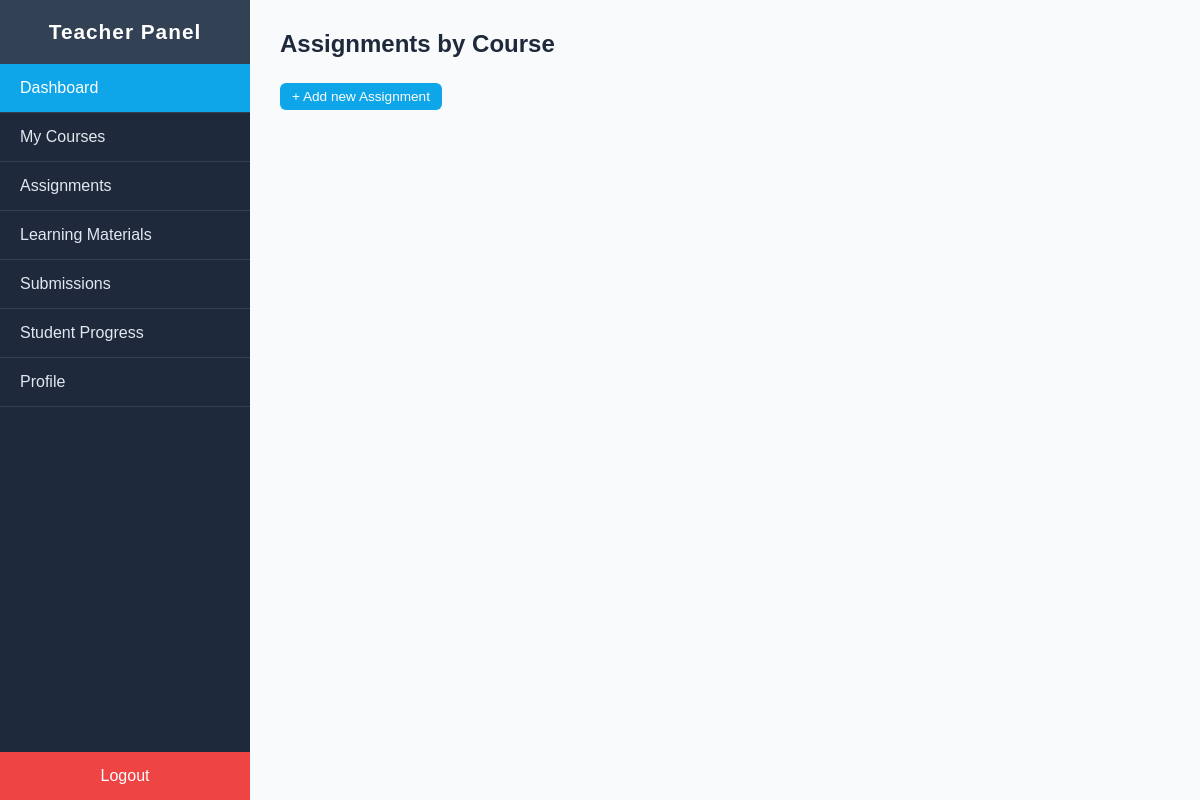
The page /dashboard/teacher/assignments/ (signed in) on the database as committed earlier.
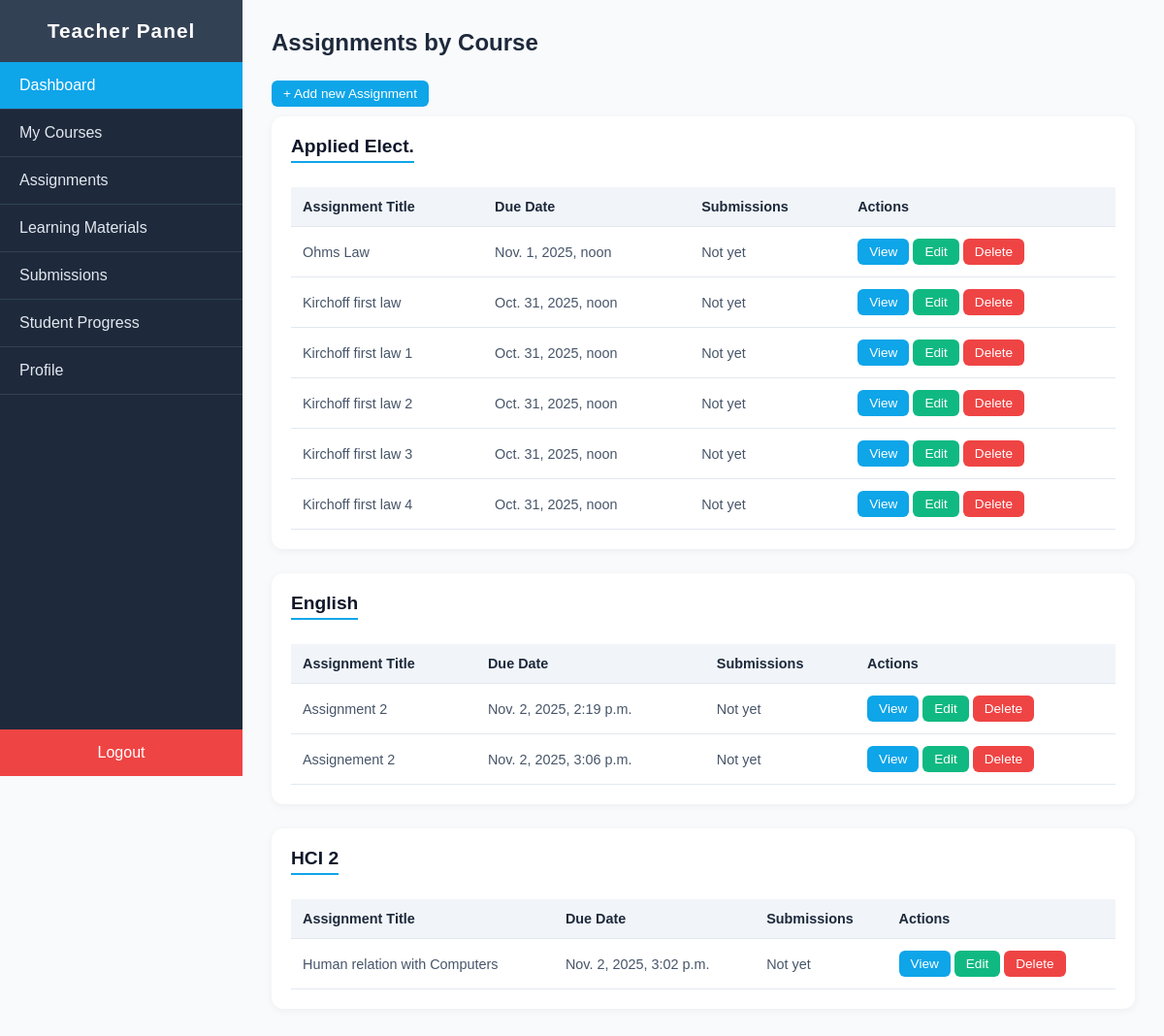
The same page on the database as committed later.
### main/models.py (models this page shows, shortened)
class Course(models.Model):
    slug = models.SlugField(unique=True,blank=True,max_length=100)
    name = models.CharField(blank=True,unique=True,max_length=100)
    teacher = models.ForeignKey(
        settings.AUTH_USER_MODEL,
        blank=True,
        on_delete=models.SET_NULL,
        related_name="courses_assigned",
        null=True
        )
    students = models.ManyToManyField(
        settings.AUTH_USER_MODEL,
        blank=True,
        related_name="courses_enrolled",
        null=True
        )
    created_by = models.ForeignKey(
        settings.AUTH_USER_MODEL,
        blank=True,
        null=True,
        on_delete=models.SET_NULL,
        related_name="courses_created",
        default="3"
        )
    department = models.ForeignKey(
        Department,
        blank=True,
        null=True,
        on_delete=models.SET_NULL,
        related_name="courses"
        )
    created_at = models.DateTimeField(auto_now_add=True)
    updated_at = models.DateTimeField(auto_now=True)
    def __str__(self):
        return self.name

class Assignment(models.Model):
    slug = models.SlugField(unique=True,blank=True)
    created_by = models.ForeignKey(
        settings.AUTH_USER_MODEL,
        on_delete=models.CASCADE,
        related_name="assignments_created"
    )
    title = models.CharField(blank=True,max_length=100,unique=True)
    description = models.TextField(blank=True,null=True)
    course = models.ForeignKey(
        Course,
        on_delete=models.CASCADE,
        related_name="assignments"
    )
    material = models.FileField(upload_to="assignments/",validators=[exts_validator],unique=True)
    due_date = models.DateTimeField(null=True, blank=True)
    created_at = models.DateTimeField(auto_now_add=True)
    updated_at = models.DateTimeField(auto_now=True)

### main/views.py (the view)
# urls.py: path("teacher/assignments/",views.teacher_assignment_list,name = "teacher_assignment_list"),
def teacher_assignment_list(request):
    courses = Course.objects.filter(teacher= request.user)
    new_courses = []
    for course in courses :
        if course.assignments.all():
            new_courses.append(course)
    context = {
        "courses":new_courses
    }
    return render(request,"main/teacher_assignment_list.html",context)

### main/context_processors.py (called while the page is built)
def total_values(request):
    total_users = User.objects.all().count()
    total_teachers = User.objects.filter(role = "teacher").count()
    total_students = User.objects.filter(role = "student").count()
    total_departments = Department.objects.all().count()
    total_courses = Course.objects.all().count()
    context = {
        "total_students":total_students,
        "total_teachers":total_teachers,
        "total_courses":total_courses,
        "total_departments":total_departments,
    }
    return context

### main/templates/main/teacher_assignment_list.html
{% extends 'teacher_base.html' %}
{% load static %}
{% block extra_styles %}<link rel="stylesheet" href="{% static 'main/css/teacher_assignment_list.css' %}">
{% endblock extra_styles %}
{% block body %}
  <main class="main-content">
    <h1>Assignments by Course</h1>
    <a class="btn add" href="{% url 'main:teacher_assignment_create'%}"> + Add new Assignment </a>
     {% for course in courses %}
    <div class="course-section">
      <h2>{{course}}</h2>
      <table>
        <thead>
          <tr>
            <th>Assignment Title</th>
            <th>Due Date</th>
            <th>Submissions</th>
            <th>Actions</th>
          </tr>
        </thead>
        <tbody>
          {% for assignment in course.assignments.all %}
          <tr>
            <td>{{assignment.title}}</td>
            <td>{{assignment.due_date}}</td>
            <td> Not yet </td>
            <td>
              <a href="{% url 'main:teacher_assignment_detail' assignment.slug %}"class="btn">View</a>
              <a href="" class="btn btn-edit">Edit</a>
              <button class="btn btn-delete">Delete</button>
            </td>
          </tr>
          {% endfor %}
        </tbody>
      </table>
    </div>
    {% endfor %}
  </main>
{% endblock body%}

Rows that differ between the two databases and show on the page:
now on this page (row edited): Course: name "Applied Elect."
added Assignment: title "Ohms Law", due_date "Nov. 1, 2025, noon", shown under "Applied Elect."
added Assignment: title "Kirchoff first law", due_date "Oct. 31, 2025, noon", shown under "Applied Elect."
added Assignment: title "Kirchoff first law 1", due_date "Oct. 31, 2025, noon", shown under "Applied Elect."
added Assignment: title "Kirchoff first law 2", due_date "Oct. 31, 2025, noon", shown under "Applied Elect."
added Assignment: title "Kirchoff first law 3", due_date "Oct. 31, 2025, noon", shown under "Applied Elect."
added Assignment: title "Kirchoff first law 4", due_date "Oct. 31, 2025, noon", shown under "Applied Elect."
now on this page (row unchanged): Course: name "English"
added Assignment: title "Assignment 2", due_date "Nov. 2, 2025, 2:19 p.m.", shown under "English"
added Assignment: title "Assignement 2", due_date "Nov. 2, 2025, 3:06 p.m.", shown under "English"
now on this page (row unchanged): Course: name "HCI 2"
added Assignment: title "Human relation with Computers", due_date "Nov. 2, 2025, 3:02 p.m.", shown under "HCI 2"
